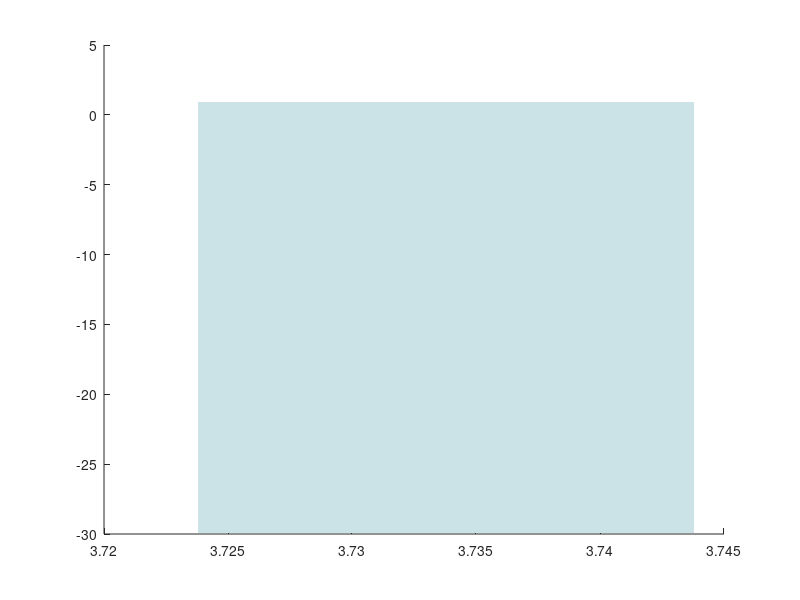

Write MATLAB code to recreate this figure. (Note: this script raises an error after producing the figure.)
%% Plotting |s_11| in dB
figure;
x = [3.7238 3.7438 3.7438 3.7238];
y = [-29.9 -29.9 0.9 0.9];
patch(x,y,[203 226 230]/255,'LineStyle','none')
hold on
plot(freq/1e6,20*log10(abs(s_11)),'.-','LineWidth',4,'Color',[0,0,0.5])
xlabel('Frequency (MHz)','FontSize',40)
ylabel('|s_{11}| (dB)','FontSize',40)
set(gca,'FontSize',60)
xlim([3.4 4.2])
ylim([-30 1]) 
xticks([3.4 3.6 3.8 4.0 4.2])
yticks([-25 -20 -15 -10 -5 0])
set(gca,'Box','on');
set(gca,'linew',4)
%Take from 3.4 MHz to 4.2 MHz

%% Plotting zoomed in version 
figure;
plot(freq/1e6,20*log10(abs(s_11)),'LineWidth',4,'Color',[0,0,0.5])
hold on
%scatter(freq/1e6,20*log10(abs(s_11)),'filled', 'MarkerFaceColor', [0 0 0.5], 'Linewidth',40)
xlabel('Frequency (MHz)','FontSize',40)
ylabel('|s_{11}| (dB)','FontSize',40)
set(gca,'FontSize',60)

xlim([3.7238 3.7438])
ylim([-13 0.1]) 
xticks([3.725 3.73 3.735 3.74])
set(gca,'linew',4)
set(gca,'Color',[203 226 230]/255)



